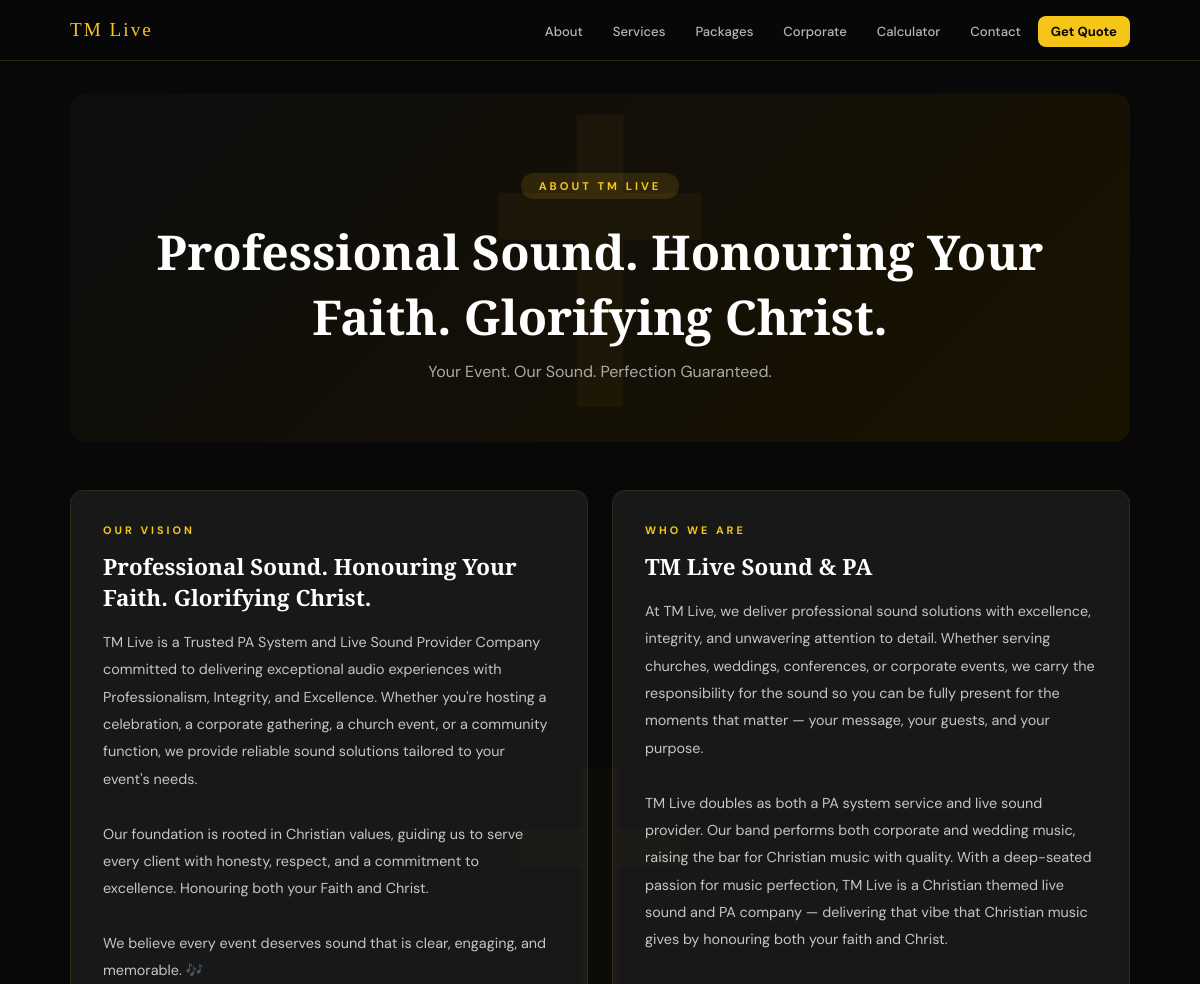
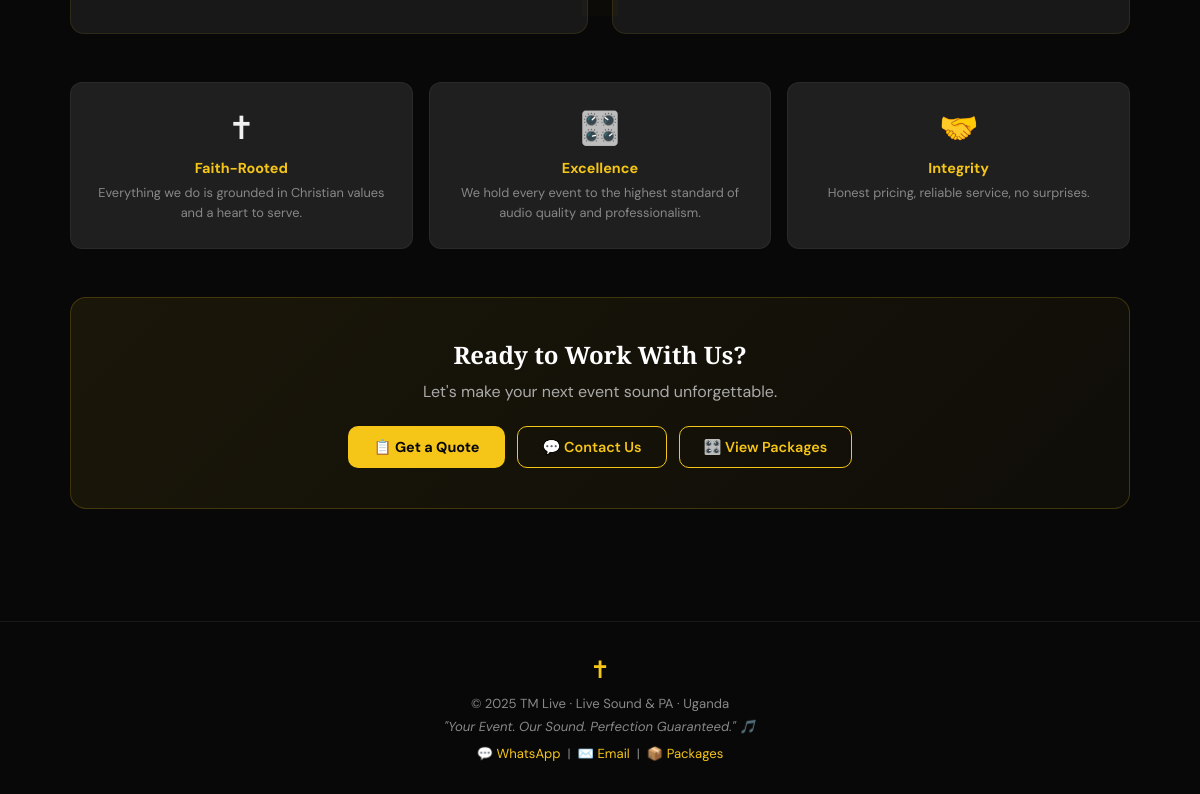
The page /about/ on the database its author committed (2 pictures, top to bottom).
### catalogue/models.py (models this page shows, shortened)
class SiteSettings(models.Model):
    site_name     = models.CharField(max_length=100, default="TM Live")
    tagline       = models.CharField(max_length=200, default="Your Event. Our Sound. Perfection Guaranteed.")
    logo          = models.ImageField(upload_to=logo_upload_path, blank=True, null=True,
                                      help_text="Logo shown in the hero circle")
    hero_image    = models.ImageField(upload_to=hero_upload_path, blank=True, null=True,
                                      help_text="Background image for the hero section (optional)")
    hero_line1    = models.CharField(max_length=60, default="YOUR EVENT",
                                     help_text="First cycling headline line")
    hero_line2    = models.CharField(max_length=60, default="OUR SOUND",
                                     help_text="Second cycling headline line")
    hero_line3    = models.CharField(max_length=60, default="PERFECTION",
                                     help_text="Third cycling headline line")
    hero_line4    = models.CharField(max_length=60, default="GUARANTEED",
                                     help_text="Fourth cycling headline line")
    hero_verse    = models.CharField(max_length=300,
                                     default="Professional Sound. Honouring Your Faith. Glorifying Christ.",
                                     help_text="Small italic text above the headline")
    phone_calls   = models.CharField(max_length=30, default="+256704995334",
                                     help_text="Primary phone (calls)")
    phone_wa1     = models.CharField(max_length=30, default="+256777523280",
                                     help_text="WhatsApp number 1")
    phone_wa2     = models.CharField(max_length=30, default="+256750329798",
                                     help_text="WhatsApp number 2 (leave blank to hide)")
    email         = models.EmailField(default="tmlive256@gmail.com")
    location      = models.CharField(max_length=100, default="Uganda")
    vision_title  = models.CharField(max_length=200,
                                     default="Professional Sound. Honouring Your Faith. Glorifying Christ.")
    vision_body   = models.TextField(
        default=(
            "TM Live is a Trusted PA System and Live Sound Provider Company committed to delivering "
            "exceptional audio experiences with Professionalism, Integrity, and Excellence. Whether "
            "you're hosting a celebration, a corporate gathering, a church event, or a community "
            "function, we provide reliable sound solutions tailored to your event's needs.\n\n"
            "Our foundation is rooted in Christian values, guiding us to serve every client with "
            "honesty, respect, and a commitment to excellence. Honouring both your Faith and Christ.\n\n"
            "We believe every event deserves sound that is clear, engaging, and memorable. 🎶"
        ),
        help_text="Supports line breaks. Use **bold** for emphasis."
    )
    hero_btn1_label = models.CharField(max_length=60, default="📞 Book Us Now",
                                       help_text="Label for the primary hero button")
    hero_btn2_label = models.CharField(max_length=60, default="💬 WhatsApp",
                                       help_text="Label for the secondary hero button")
    contact_section_title = models.CharField(max_length=100, default="Contact Us 🙏",
                                             help_text="Heading above the contact form on the home page")
    contact_section_eyebrow = models.CharField(max_length=80, default="Get In Touch",
                                               help_text="Small label above the contact form heading")
    contact_name_placeholder   = models.CharField(max_length=100, default="e.g. John Mukasa")
    contact_phone_placeholder  = models.CharField(max_length=100, default="e.g. +256 700 000 000")
    contact_msg_placeholder    = models.TextField(
        default="Tell us about your event — location, expected guests, any special requirements...",
        help_text="Placeholder text inside the message box")
    contact_event_types        = models.TextField(
        default=(
            "Worship Session\nChurch / Fellowship\nBreak Camp / Retreat\nWedding\n"
            "Introduction Ceremony\nCorporate Event\nConference / Seminar\nSchool Event\n"
            "Community Gathering\nPrivate Celebration\nLive Band Event\nOutdoor Gathering\n"
            "Graduation Party\nBirthday Party\nOther"
        ),
        help_text="One event type per line — these appear in the event type dropdown")
    contact_btn_wa    = models.CharField(max_length=80, default="💬 Send via WhatsApp")
    contact_btn_email = models.CharField(max_length=80, default="✉️ Send via Email")
    website_url     = models.URLField(default="https://tmliveug.netlify.app/", blank=True,
                                      help_text="Your public website URL (used in QR code and vCard)")
    facebook_url    = models.URLField(blank=True, help_text="Facebook page URL")
    instagram_url   = models.URLField(blank=True, help_text="Instagram profile URL")
    tiktok_url      = models.URLField(blank=True, help_text="TikTok profile URL")
    about_hero_title = models.CharField(max_length=200,
        default="Professional Sound. Honouring Your Faith. Glorifying Christ.",
        help_text="Main heading on the About page.")
    about_intro = models.TextField(
        default=(
            "At TM Live, we deliver professional sound solutions with excellence, integrity, and "
            "unwavering attention to detail. Whether serving churches, weddings, conferences, or "
            "corporate events, we carry the responsibility for the sound so you can be fully present "
            "for the moments that matter — your message, your guests, and your purpose."
        ),
        blank=True, help_text="Intro paragraph on the About page.")
    about_story = models.TextField(
        default=(
            "TM Live doubles as both a PA system service and live sound provider. Our band performs "
            "both corporate and wedding music, raising the bar for Christian music with quality. "
            "With a deep-seated passion for music perfection, TM Live is a Christian themed live "
            "sound and PA company — delivering that vibe that Christian music gives by honouring "
            "both your faith and Christ."
        ),
        blank=True, help_text="'Our Story' section on the About page.")
    about_value1_title = models.CharField(max_length=80, default="Faith-Rooted", blank=True)
    about_value1_text  = models.CharField(max_length=200,
        default="Everything we do is grounded in Christian values and a heart to serve.", blank=True)
    about_value2_title = models.CharField(max_length=80, default="Excellence", blank=True)
    about_value2_text  = models.CharField(max_length=200,
        default="We hold every event to the highest standard of audio quality and professionalism.", blank=True)
    about_value3_title = models.CharField(max_length=80, default="Integrity", blank=True)
    about_value3_text  = models.CharField(max_length=200,
        default="Honest pricing, reliable service, no surprises.", blank=True)
    services_page_title   = models.CharField(max_length=120, default="Professional Sound Services",
                                             help_text="Heading on the Services page")
    services_page_subtitle = models.CharField(max_length=200,
        default="From intimate gatherings to full concert productions — we've got you covered.",
        blank=True, help_text="Subtitle below the Services page heading")
    services_gallery_title = models.CharField(max_length=120, default="Events We've Powered",
                                              blank=True, help_text="Gallery section heading on Services page")
    footer_note   = models.CharField(max_length=300,
                                     default="© 2025 TM Live · Live Sound & PA · Uganda",
                                     blank=True)
    class Meta:
        verbose_name = "Site Settings"
        verbose_name_plural = "Site Settings"
    @classmethod
    def get(cls):
        obj, _ = cls.objects.get_or_create(pk=1)
        return obj
    def wa1_digits(self):
        return ''.join(c for c in self.phone_wa1 if c.isdigit())

### catalogue/views.py (the view)
# urls.py: path('about/', views.about, name='about'),
def about(request):
    s = SiteSettings.get()
    return render(request, 'catalogue/about.html', {'s': s})

### catalogue/context_processors.py (called while the page is built)
def site_settings(request):
    return {'s': SiteSettings.get()}

### catalogue/templates/catalogue/about.html (shortened to what this page needs)
{% extends 'catalogue/base.html' %}
{% load static %}
{% block content %}
<div class="about-hero">
  <div class="about-badge">About TM Live</div>
  <h1>{{ s.about_hero_title }}</h1>
  <p>{{ s.tagline }}</p>
</div>
<div class="vision-grid">
  <div class="vision-card">
    <div class="vc-label">Our Vision</div>
    <h2>{{ s.vision_title }}</h2>
    <p>{{ s.vision_body }}</p>
  </div>
  <div class="vision-card">
    <div class="vc-label">Who We Are</div>
    <h2>{{ s.site_name }} Sound & PA</h2>
    <p style="white-space:pre-line;">{{ s.about_intro }}{% if s.about_story %}
{{ s.about_story }}{% endif %}</p>
  </div>
</div>
<div class="values-row">
  <div class="value-pill">
    <div class="icon">✝</div>
    <h3>{{ s.about_value1_title }}</h3>
    <p>{{ s.about_value1_text }}</p>
  </div>
  <div class="value-pill">
    <div class="icon">🎛️</div>
    <h3>{{ s.about_value2_title }}</h3>
    <p>{{ s.about_value2_text }}</p>
  </div>
  <div class="value-pill">
    <div class="icon">🤝</div>
    <h3>{{ s.about_value3_title }}</h3>
    <p>{{ s.about_value3_text }}</p>
  </div>
</div>
<div class="about-cta">
  <h2>Ready to Work With Us?</h2>
  <p>Let's make your next event sound unforgettable.</p>
  <div class="cta-btns">
    <a href="{% url 'catalogue:request_quote' %}" class="btn-gold">📋 Get a Quote</a>
    <a href="{% url 'catalogue:contact' %}" class="btn-outline">💬 Contact Us</a>
    <a href="{% url 'catalogue:catalogue' %}" class="btn-outline">🎛️ View Packages</a>
  </div>
</div>
{% endblock %}

### catalogue/templates/catalogue/base.html (shortened to what this page needs)
{% load static %}
<!DOCTYPE html>
<html lang="en">
<head>
</head>
<body>
  <nav>
    <div class="nav-inner">
      <a href="{% url 'catalogue:home' %}" class="nav-logo">{{ s.site_name|default:"TM Live" }}</a>
      <ul class="nav-links">
        <li><a href="{% url 'catalogue:about' %}">About</a></li>
        <li><a href="{% url 'catalogue:services' %}">Services</a></li>
        <li><a href="{% url 'catalogue:catalogue' %}">Packages</a></li>
        <li><a href="{% url 'catalogue:corporate' %}">Corporate</a></li>
        <li><a href="{% url 'catalogue:budget_calculator' %}">Calculator</a></li>
        <li><a href="{% url 'catalogue:contact' %}">Contact</a></li>
        <li><a href="{% url 'catalogue:request_quote' %}" class="nav-cta">Get Quote</a></li>
      </ul>
    </div>
  </nav>
  {% block full_page %}
  <div class="page-content">
    {% block content %}{% endblock %}
  </div>
  {% endblock %}
  <footer>
    <span class="cross">&#x271D;&#xFE0E;</span>
    <p>{{ s.footer_note|default:"© 2025 TM Live · Live Sound & PA · Uganda" }}</p>
    <p style="margin-top:6px; font-style:italic;">"{{ s.tagline|default:"Your Event. Our Sound. Perfection Guaranteed." }}" 🎵</p>
    <p style="margin-top:10px;">
      <a href="https://wa.me/{{ s.wa1_digits }}">💬 WhatsApp</a> &nbsp;|&nbsp;
      <a href="mailto:{{ s.email }}">✉️ Email</a> &nbsp;|&nbsp;
      <a href="{% url 'catalogue:catalogue' %}">📦 Packages</a>
    </p>
  </footer>
</body>
</html>

### catalogue/templates/catalogue/base.html (style rules this page uses)
*, *::before, *::after { box-sizing: border-box; margin: 0; padding: 0; }
:root { --gold: #F5C518; --gold2: #c9a010; --gold-light: #ffe066; --black: #080808; --dark: #111; --dark2: #181818; --dark3: #1f1f1f; --text: #f0f0f0; --muted: #888; --grey: #888; --radius: 12px; }
html { scroll-behavior: smooth; }
body { background: var(--black); color: var(--text); font-family: 'DM Sans', sans-serif; overflow-x: hidden; }
body::before { content: '\271D'; position: fixed; top: 50%; left: 50%; transform: translate(-50%,-50%); font-size: 320px; color: rgba(245,197,24,0.018); pointer-events: none; z-index: 0; line-height: 1; font-family: Arial, Helvetica, sans-serif; }
nav { position: sticky; top: 0; z-index: 200; background: rgba(8,8,8,0.92); backdrop-filter: blur(12px); border-bottom: 1px solid rgba(245,197,24,0.15); }
.nav-inner { max-width: 1100px; margin: 0 auto; display: flex; align-items: center; justify-content: space-between; height: 60px; padding: 0 20px; }
.nav-logo { font-family: 'Cinzel', serif; font-size: 1.2rem; color: var(--gold); text-decoration: none; letter-spacing: 2px; }
.nav-links { display: flex; gap: 4px; list-style: none; }
.nav-links a { color: rgba(255,255,255,0.7); text-decoration: none; font-size: 0.82rem; font-weight: 500; padding: 7px 13px; border-radius: 8px; transition: all 0.2s; }
.nav-cta { background: var(--gold) !important; color: var(--black) !important; font-weight: 700 !important; }
.btn-gold { display: inline-flex; align-items: center; gap: 8px; padding: 12px 26px; border-radius: 10px; background: var(--gold); color: var(--black); font-weight: 700; font-size: 0.9rem; text-decoration: none; border: none; cursor: pointer; font-family: 'DM Sans', sans-serif; transition: all 0.2s; }
.btn-outline { display: inline-flex; align-items: center; gap: 8px; padding: 11px 24px; border-radius: 10px; background: transparent; color: var(--gold); border: 1.5px solid var(--gold); font-weight: 600; font-size: 0.9rem; text-decoration: none; cursor: pointer; font-family: 'DM Sans', sans-serif; transition: all 0.2s; }
.page-content { max-width: 1100px; margin: 0 auto; padding: 32px 20px 80px; }
footer { text-align: center; padding: 32px 20px; border-top: 1px solid rgba(255,255,255,0.07); font-size: 0.82rem; color: var(--muted); }
footer .cross { font-size: 1.5rem; color: var(--gold); display: block; margin-bottom: 10px; }
footer span { color: var(--gold); }
footer a { color: var(--gold); text-decoration: none; }

### rows shown on the page
SiteSettings: site_name "TM Live", about_hero_title "Professional Sound. Honouring Your Faith. Glorifying Christ.", tagline "Your Event. Our Sound. Perfection Guaranteed.", vision_title "Professional Sound. Honouring Your Faith. Glorifying Christ.", vision_body "TM Live is a Trusted PA System and Live Sound Provider Company committed to delivering exceptional audio experiences with Professionalism, Integrity, and Excellence. Whether you're hosting a celebration, a corporate gathering, a church event, or a community function, we provide reliable sound solutions tailored to your event's needs. Our foundation is rooted in Christian values, guiding us to serve every client with honesty, respect, and a commitment to excellence. Honouring both your Faith and Christ. We believe every event deserves sound that is clear, engaging, and memorable. 🎶", about_intro "At TM Live, we deliver professional sound solutions with excellence, integrity, and unwavering attention to detail. Whether serving churches, weddings, conferences, or corporate events, we carry the responsibility for the sound so you can be fully present for the moments that matter — your message, your guests, and your purpose.", about_story "TM Live doubles as both a PA system service and live sound provider. Our band performs both corporate and wedding music, raising the bar for Christian music with quality. With a deep-seated passion for music perfection, TM Live is a Christian themed live sound and PA company — delivering that vibe that Christian music gives by honouring both your faith and Christ.", about_value1_title "Faith-Rooted", about_value1_text "Everything we do is grounded in Christian values and a heart to serve.", about_value2_title "Excellence", about_value2_text "We hold every event to the highest standard of audio quality and professionalism.", about_value3_title "Integrity", about_value3_text "Honest pricing, reliable service, no surprises.", footer_note "© 2025 TM Live · Live Sound & PA · Uganda"
